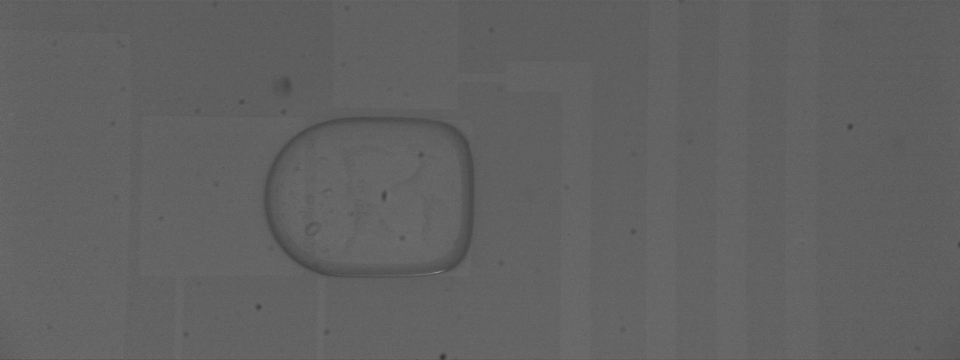
#> input picture 1 kHz 0_00001879.tif, 1920 x 720 px, found by its file name (shown at 1/2 size)
$ python opencvtest.py
#> lines starting #> are read from the running program, lines starting #| are printed output that depends on the picture; after the words box and inside, x2 and y2 are one past the last pixel; in counts of white or black regions, pixels touching at a corner belong together
import cv2 as cv
import numpy as np
import copy
import os
import string


def find_largest_contour(cnts, filename):
    '''找面积最大的封闭曲线，也就是液滴轮廓'''
    valid_contours = []
    for cnt in cnts:
        if len(cnt) >= 5:
            (_, _), (major_axis, minor_axis), _ = cv.fitEllipse(cnt)
            if major_axis >= 50 and minor_axis >= 50:
                valid_contours.append(cnt)

    if valid_contours:
        return max(valid_contours, key=cv.contourArea)
    else:
        print(f"❌ No valid contours: {filename}")
        return None

save_dir = r"C:\Users\wjrwe\Documents\NTU2025ImageProcessing\image processing practice\process images 1 kHz 0_00001879.tif"
os.makedirs(save_dir, exist_ok=True)

# only problematic frame: 1 kHz 0_00000865.tif
# img_path = r"C:\Users\wjrwe\Documents\NTU2025ImageProcessing\image processing practice\1 kHz 0 new\1 kHz 0_00001879.tif"
img_path = r"C:\Users\wjrwe\Documents\NTU2025ImageProcessing\image processing practice\DMF-droplet-image-processing-scripts\1 kHz 0_00001879.tif"
img = cv.imread(img_path, cv.IMREAD_GRAYSCALE)
#> img is the input picture: shape (720, 1920); min 48, max 151, mean 97.2
cv.imwrite(os.path.join(save_dir, '00_original.png'), img)

origin_x = 10 # 新的原點 X 座標 (像素)
origin_y = 230  # 新的原點 Y 座標 (像素)
pixel_per_mm = 630  # 每毫米多少像素

# 裁切
cropped_image = img[170:620, 250:1000]

cv.imshow("cropped", cropped_image)
cv.imwrite(os.path.join(save_dir, '01_cropped.png'), cropped_image)
cv.waitKey(0)
cv.destroyAllWindows()

# 模糊：用bilateral而不用gaussian，这样可以避免液滴边缘被模糊
# blurred_image = cv.GaussianBlur(cropped_image, (7,7), 20)
blurred_image = cv.bilateralFilter(cropped_image, d=9, sigmaColor=75, sigmaSpace=15)

cv.imshow("blurred", blurred_image)
cv.imwrite(os.path.join(save_dir, '02_blurred.png'), blurred_image)
cv.waitKey(0)
cv.destroyAllWindows()

# 检测边缘
sobel_x = cv.Sobel(blurred_image, cv.CV_64F, 1, 0, ksize=3)
sobel_y = cv.Sobel(blurred_image, cv.CV_64F, 0, 1, ksize=3)
# sobel_x = cv.Scharr(blurred_image, cv.CV_64F, 1, 0)
# sobel_y = cv.Scharr(blurred_image, cv.CV_64F, 0, 1)
sobel_edges = cv.magnitude(sobel_x, sobel_y)
sobel_edges = np.uint8(np.absolute(sobel_edges))
sobel_edges_norm = cv.normalize(sobel_edges, None, 0, 255, cv.NORM_MINMAX)
sobel_edges_visual = np.uint8(sobel_edges_norm)


cv.imshow("sobel edges", sobel_edges_visual)
cv.imwrite(os.path.join(save_dir, '03_sobel_edges.png'), sobel_edges_visual)
cv.waitKey(0)
cv.destroyAllWindows()

# [36 lines of commented-out code are left out]
_, binary_image = cv.threshold(sobel_edges, 5, 255, cv.THRESH_BINARY)
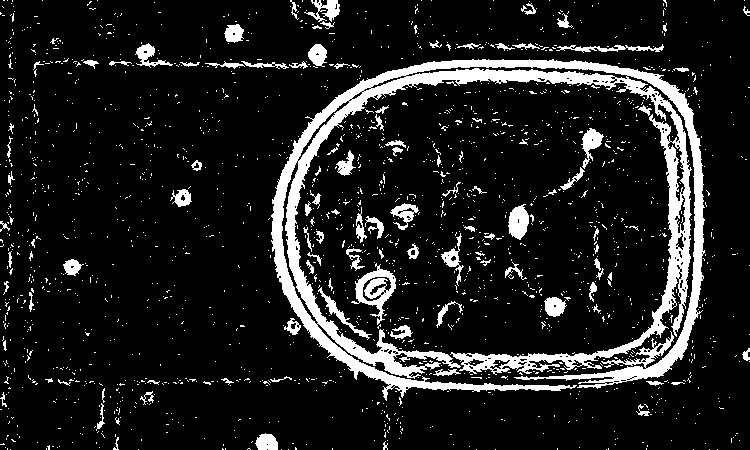
#> binary_image: shape (450, 750); 12.1% white; 1880 white regions (1773 under 20 px)

cv.imshow("binary img", binary_image)
cv.imwrite(os.path.join(save_dir, '04_binary.png'), binary_image)
cv.waitKey(0)
cv.destroyAllWindows()

# 找封闭曲线：如果一个封闭曲线套了小的封闭曲线，只保留最外层的（cv.RETR_EXTERNAL）
contours, _ = cv.findContours(binary_image, cv.RETR_EXTERNAL, cv.CHAIN_APPROX_SIMPLE)
#> contours = 1871 contours, 1805 with area under 20; largest, box (x1, y1, x2, y2) and area: (271, 59, 705, 401) 25551, (351, 263, 396, 325) 1143, (508, 204, 529, 240) 490, (581, 128, 604, 169) 348, (390, 203, 419, 230) 310
# contoured_img = copy.deepcopy(cropped_image)
contoured_img = np.zeros_like(cropped_image)
cv.drawContours(contoured_img, contours, -1, (255,0,0), 1)
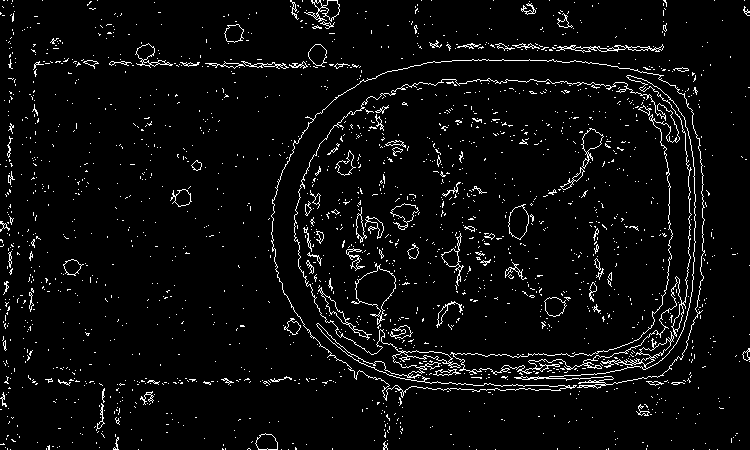
#> contoured_img: shape (450, 750); 4.4% white in thin lines or dots

cv.imshow("contoured img", contoured_img)
cv.imwrite(os.path.join(save_dir, '05_contoured.png'), contoured_img)
cv.waitKey(0)
cv.destroyAllWindows()

# 找面积最大的封闭曲线，也就是液滴轮廓
largest_contour = find_largest_contour(contours, img_path[-8:])
#> the loop in find_largest_contour, `for cnt in cnts:` made 1871 passes
#> (major_axis, minor_axis) on passes 15, 29, 41, 49, 57, 67, 68, 70, 114, 124, 146, 156: (0.705, 0.999), (2.37, 2.83), (4.25, 9.18), (2, 11510.7), (5.44, 14.08), (16.86, 22.18), (0.903, 1.38), (1, 16241.1), (3.18, 7.31), (1.95, 6.83), (0.75, 1.23), (0, 0.707)
#> cnt on passes 1 to 6: [[717, 449]], [[709, 449]], [[693, 449]], [[606, 449]], [[495, 449]], [[476, 449]]
#> after the loop in find_largest_contour, `for cnt in cnts:`: valid_contours = 1 contour; box (x1, y1, x2, y2) and area: (271, 59, 705, 401) 25551
#> largest_contour = contour of 3239 points, box (x1, y1, x2, y2) (271, 59, 705, 401), area 25551

# 画最大封闭曲线的mask
largest_contour_mask_filled = np.zeros_like(cropped_image)
cv.drawContours(largest_contour_mask_filled, [largest_contour], -1, (255, 255, 255), thickness=cv.FILLED)
#> largest_contour_mask_filled: shape (450, 750); 8.4% white; 1 white region, box (x1, y1, x2, y2) and area: (271, 59, 705, 401) 28373

cv.imshow("largest contour mask 0 filled", largest_contour_mask_filled)
cv.imwrite(os.path.join(save_dir, '06b_largest_contour_mask_0_filled.png'), largest_contour_mask_filled)
cv.waitKey(0)
cv.destroyAllWindows()

largest_contour_mask = np.zeros_like(cropped_image)
cv.drawContours(largest_contour_mask, [largest_contour], -1, (255, 255, 255), 1)
#> largest_contour_mask: shape (450, 750); 1.6% white in thin lines or dots, all inside (x1, y1, x2, y2) = (271, 59, 705, 401)

cv.imshow("largest contour mask 0", largest_contour_mask)
cv.imwrite(os.path.join(save_dir, '06a_largest_contour_mask_0.png'), largest_contour_mask)
cv.waitKey(0)
cv.destroyAllWindows()

t = 1
kernel_size = 3
while cv.contourArea(largest_contour) < 123000:
    kernel = np.ones((kernel_size, kernel_size), np.uint8)
    largest_contour_mask_filled = cv.morphologyEx(largest_contour_mask_filled, cv.MORPH_CLOSE, kernel)
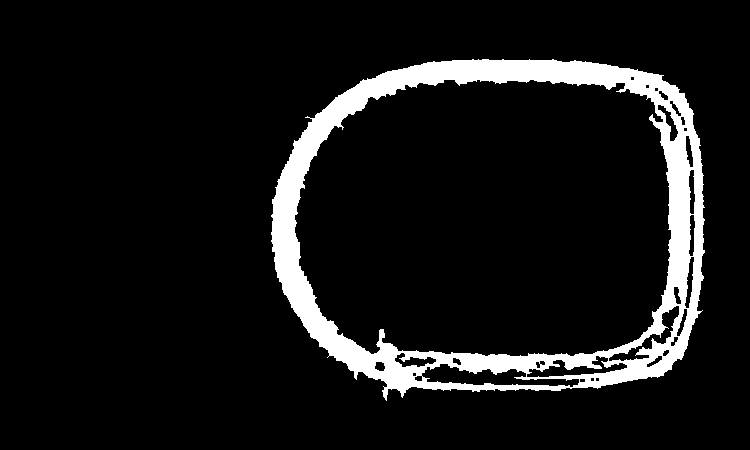
#> largest_contour_mask_filled: shape (450, 750); 8.9% white; 1 white region
    contours, _ = cv.findContours(largest_contour_mask_filled, cv.RETR_EXTERNAL, cv.CHAIN_APPROX_SIMPLE)
#> contours = 1 contour; box (x1, y1, x2, y2) and area: (271, 59, 705, 401) 124966
    largest_contour = find_largest_contour(contours, img_path[-8:])
#> the loop in find_largest_contour (call 2), `for cnt in cnts:` made 1 pass
#> (major_axis, minor_axis) on pass 1: (358.3, 458.7)
#> after the loop in find_largest_contour (call 2), `for cnt in cnts:`: valid_contours has the same summary as contours outside find_largest_contour
#> largest_contour = contour of 667 points, box (x1, y1, x2, y2) (271, 59, 705, 401), area 124966
    letter = string.ascii_lowercase[t-1]  # 'a', 'b', 'c', ...
    cv.imshow("largest contour mask" + str(t), largest_contour_mask_filled)
    cv.imwrite(os.path.join(save_dir, f'07{letter}_largest_contour_mask_filled_{t}.png'), largest_contour_mask_filled)
    cv.waitKey(0)
    cv.destroyAllWindows()
    t += 1
    kernel_size += 2
    print(cv.contourArea(largest_contour))
#| 124966.0

# [6 lines of commented-out code are left out]

filled_droplet = np.zeros_like(cropped_image)
cv.drawContours(filled_droplet, [largest_contour], -1, 255, thickness=cv.FILLED)
#> filled_droplet: shape (450, 750); 37.2% white; 1 white region, box (x1, y1, x2, y2) and area: (271, 59, 705, 401) 125662
cv.imshow("filled droplet", filled_droplet)
cv.imwrite(os.path.join(save_dir, '08b_filled_droplet.png'), filled_droplet)
cv.waitKey(0)
cv.destroyAllWindows()

closed_droplet = np.zeros_like(cropped_image)
cv.drawContours(closed_droplet, [largest_contour], -1, 255, 1)
cv.imwrite(os.path.join(save_dir, '08a_closed_droplet.png'), closed_droplet)

kernel = np.ones((9, 9), np.uint8)
filled_droplet = cv.morphologyEx(filled_droplet, cv.MORPH_OPEN, kernel)
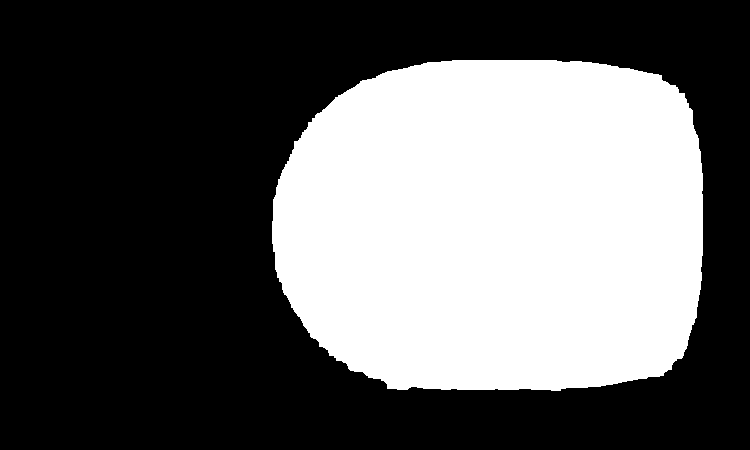
#> filled_droplet: shape (450, 750); 37.1% white; 1 white region
cv.imshow("less fuzzy droplet", filled_droplet)
cv.imwrite(os.path.join(save_dir, '09_less_fuzzy_droplet.png'), filled_droplet)
cv.waitKey(0)
cv.destroyAllWindows()

contours, _ = cv.findContours(filled_droplet, cv.RETR_EXTERNAL, cv.CHAIN_APPROX_SIMPLE)
#> contours = 1 contour; box (x1, y1, x2, y2) and area: (272, 60, 703, 391) 124710
largest_contour = find_largest_contour(contours, img_path[-8:])
#> after the loop in find_largest_contour (call 3), `for cnt in cnts:`: valid_contours has the same summary as contours outside find_largest_contour
#> largest_contour = contour of 415 points, box (x1, y1, x2, y2) (272, 60, 703, 391), area 124710
image_with_contour = cv.cvtColor(cropped_image, cv.COLOR_GRAY2BGR)
cv.drawContours(image_with_contour, [largest_contour], -1, (0, 255, 0), 1)
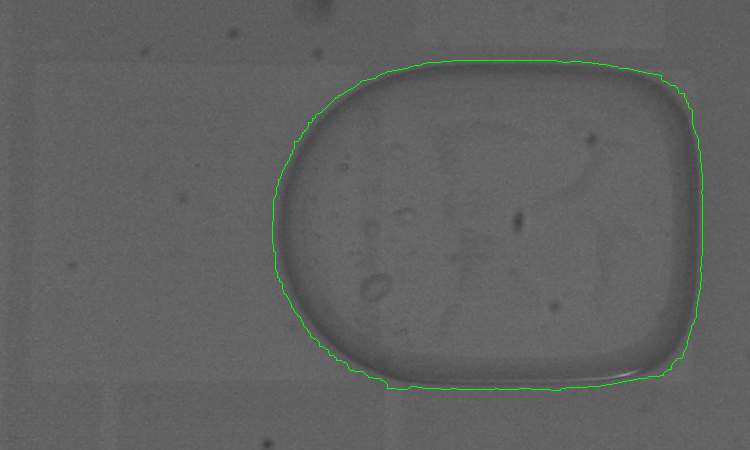
#> image_with_contour: shape (450, 750, 3); mean B, G, R 96.5, 97.5, 96.5
cv.imshow("largest contour less fuzzy", image_with_contour)
cv.imwrite(os.path.join(save_dir, '10_largest_contour_less_fuzzy.png'), image_with_contour)
cv.waitKey(0)
cv.destroyAllWindows()

# electrode = np.zeros_like(cropped_image)
# cv.rectangle(electrode, (384,74), (692, 382), 255, -1)
# overlap = cv.bitwise_and(filled_droplet, electrode)
subtract_mask = np.zeros_like(cropped_image)
subtract_mask = 255 - subtract_mask
cv.rectangle(subtract_mask, (0,0), (384, 450), 0, -1)
#> subtract_mask: shape (450, 750); 48.7% white; 1 white region, box (x1, y1, x2, y2) and area: (385, 0, 750, 450) 164250
overlap = cv.bitwise_and(filled_droplet, subtract_mask)
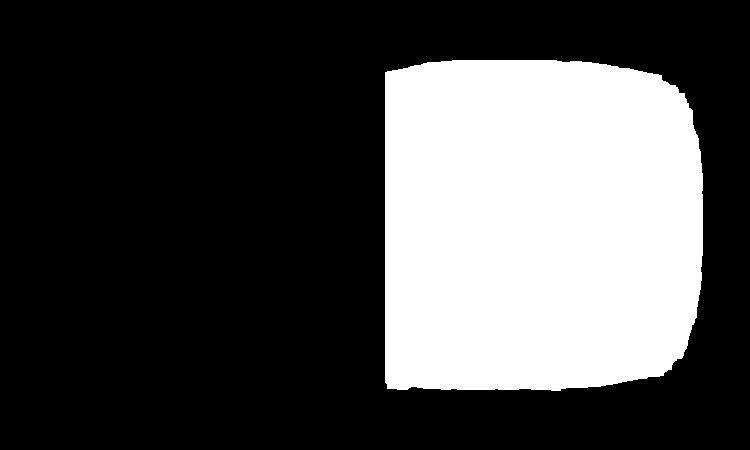
#> overlap: shape (450, 750); 29.5% white; 1 white region
cv.imshow("overlap", overlap)
cv.imwrite(os.path.join(save_dir, '11_overlap.png'), overlap)
cv.waitKey(0)
cv.destroyAllWindows()

overlap_cnts, _ = cv.findContours(overlap, cv.RETR_EXTERNAL, cv.CHAIN_APPROX_SIMPLE)
#> overlap_cnts = 1 contour; box (x1, y1, x2, y2) and area: (385, 60, 703, 391) 98938
overlap_cnt = find_largest_contour(overlap_cnts, img_path[-8:])
#> after the loop in find_largest_contour (call 4), `for cnt in cnts:`: valid_contours has the same summary as overlap_cnts outside find_largest_contour
#> overlap_cnt = contour of 214 points, box (x1, y1, x2, y2) (385, 60, 703, 391), area 98938
image_with_overlap_cnt = cv.cvtColor(cropped_image, cv.COLOR_GRAY2BGR)
cv.drawContours(image_with_overlap_cnt, [overlap_cnt], -1, (0, 255, 0), 1)
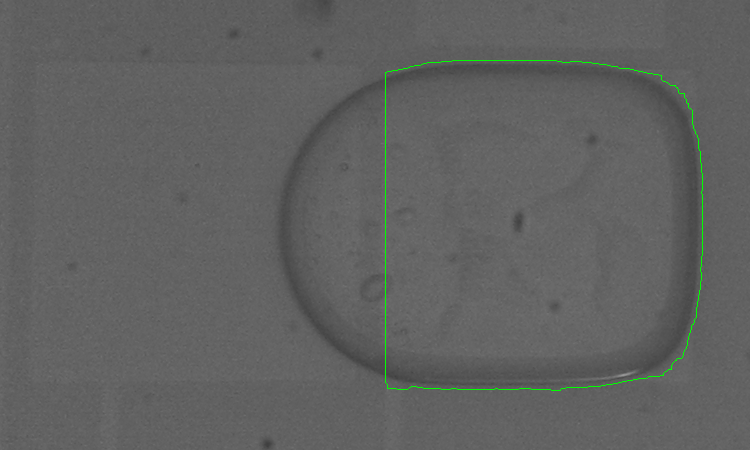
#> image_with_overlap_cnt: shape (450, 750, 3); mean B, G, R 96.5, 97.4, 96.5
cv.imshow("overlap contour", image_with_overlap_cnt)
cv.imwrite(os.path.join(save_dir, '12_overlap_contour.png'), image_with_overlap_cnt)
cv.waitKey(0)
cv.destroyAllWindows()


print("contour size:", cv.contourArea(largest_contour))
#| contour size: 124710.0
print("filled droplet size:", cv.countNonZero(filled_droplet))
#| filled droplet size: 125358
print("overlap size:", cv.countNonZero(overlap))
#| overlap size: 99536
# [76 lines of commented-out code are left out]
